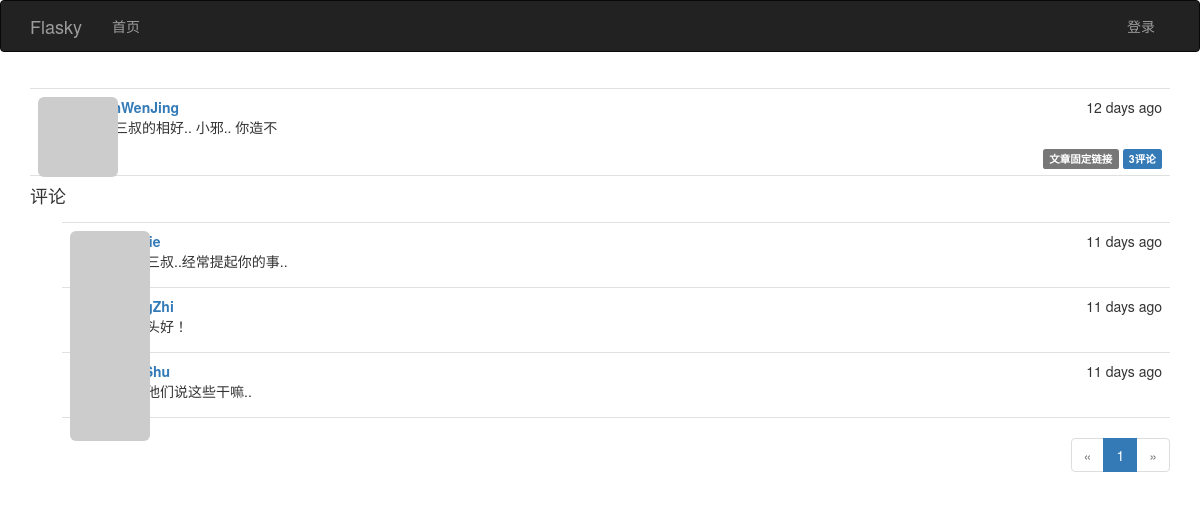
/post/115, run on the app's committed database.
### app/models.py (models this page shows, shortened)
class Post(db.Model):
              __tablename__ = 'posts'  #表名: posts
              id = db.Column(db.Integer, primary_key=True)  #列名： 文章id
              body = db.Column(db.Text)                     #列名:  文章内容
              timestamp = db.Column(db.DateTime, index=True, default=datetime.utcnow) #列名：时间戳
              author_id = db.Column(db.Integer, db.ForeignKey('users.id'))     #作者id 链接到users表的id
              body_html = db.Column(db.Text)      #列名: 博客文章HTML代码缓存（处理Markdown文本）
              comments = db.relationship('Comment', backref='post', lazy='dynamic')
              ''' 使用: python manage.py shell
                        Post.generate_fake(100)
              '''

class User(UserMixin, db.Model):
              __tablename__ = 'users'                                       #表名 users
              id = db.Column(db.Integer, primary_key=True)                  #列名 id
              email = db.Column(db.String(64), unique=True, index=True)     #列名 email （用户使用电子邮件进行登录）
              username = db.Column(db.String(64), unique=True, index=True)  #列名 username
              role_id = db.Column(db.Integer, db.ForeignKey('roles.id'))
              password_hash = db.Column(db.String(128))                     #列名: 密码哈希散列
              confirmed = db.Column(db.Boolean, default=False)              #列名: 注册用户确认 (1表示已验证, 0表示没有验证)
              name = db.Column(db.String(64))                               #列名: 真实姓名
              location = db.Column(db.String(64))                           #列名: 所在地
              about_me = db.Column(db.Text())                               #列名: 自我介绍
              member_since = db.Column(db.DateTime(), default=datetime.utcnow)  #列名: 注册日期
              last_seen = db.Column(db.DateTime(), default=datetime.utcnow)     #列名: 最后访问日期
              avatar_hash = db.Column(db.String(32))  #Gravatar头像生成的MD5值
              posts = db.relationship('Post', backref='author', lazy='dynamic') #外链到posts文章表
              followed = db.relationship('Follow',
                                         foreign_keys=[Follow.follower_id],             #foreign_keys参数指定外键,防止外键间的歧义
                                         backref=db.backref('follower', lazy='joined'), #lazy='joined'  加载记录,但使用联结
                                         lazy='dynamic',                                #lazy='dynamic' 不加载记录，但提供加载记录的查询
                                         cascade='all, delete-orphan')                  #启用所有默认层叠选项,而且删除孤儿记录
              followers = db.relationship('Follow',
                                          foreign_keys=[Follow.followed_id],
                                          backref=db.backref('followed', lazy='joined'),
                                          lazy='dynamic',
                                          cascade='all, delete-orphan')
              comments = db.relationship('Comment', backref='author', lazy='dynamic')
              @property  #@property作用是将方法函数变成了属性
              def password(self):
                            '''  password的只读属性(如果试图读取password属性的值,则会返回错误)  '''
                            raise AttributeError('password is not a readable attribute')
              def gravatar(self, size=100, default='identicon', rating='g'):
                            if request.is_secure:
                                          url = 'https://secure.gravatar.com/avatar'
                            else:
                                          url = 'http://www.gravatar.com/avatar'
                            hash = self.avatar_hash or hashlib.md5(self.email.encode('utf-8')).hexdigest()
                            return '{url}/{hash}?s={size}&d={default}&r={rating}'.format(url=url, hash=hash, size=size, default=default, rating=rating)
              ''' 使用: python manage.py shell
                       User.generate_fake(100)
              '''

class Comment(db.Model):
              __tablename__ = 'comments'
              id = db.Column(db.Integer, primary_key=True)
              body = db.Column(db.Text)
              body_html = db.Column(db.Text)
              timestamp = db.Column(db.DateTime, index=True, default=datetime.utcnow)
              disabled = db.Column(db.Boolean)
              author_id = db.Column(db.Integer, db.ForeignKey('users.id'))
              post_id = db.Column(db.Integer, db.ForeignKey('posts.id'))

### app/main/views.py (the view)
@main.route('/post/<int:id>', methods=['GET', 'POST'])
def post(id):
    post = Post.query.get_or_404(id)
    form = CommentForm()
    if form.validate_on_submit():
        comment = Comment(body=form.body.data, post=post, author=current_user._get_current_object())
        db.session.add(comment)
        flash(u'评论已发布.')
        return redirect(url_for('.post', id=post.id, page=-1))
    page = request.args.get('page', 1, type=int)
    if page == -1:
        page = (post.comments.count() -1) / current_app.config['FLASKY_COMMENTS_PER_PAGE'] + 1
    pagination = post.comments.order_by(Comment.timestamp.asc()).paginate(page, per_page=current_app.config['FLASKY_COMMENTS_PER_PAGE'], error_out=False)
    comments = pagination.items
    return render_template('post.html', posts=[post], form=form, comments=comments, pagination=pagination)

### app/auth/views.py (called while the page is built)
@auth.before_app_request
def before_request():
              ''' 2.更新已登录用户的访问时间 '''
              if current_user.is_authenticated():
                            current_user.ping()   #更新已登录用户的访问时间
                            if not current_user.confirmed \
                               and request.endpoint[:5] != 'auth.' \
                               and request.endpoint != 'static':
                                          return redirect(url_for('auth.unconfirmed'))

### app/main/__init__.py (called while the page is built)
@main.app_context_processor
def inject_permissions():
              return dict(Permission=Permission)

### app/main/views.py (called while the page is built)
@main.after_app_request
def after_request(response):
    for query in get_debug_queries():
        if query.duration >= current_app.config['FLASKY_SLOW_DB_QUERY_TIME']:
            current_app.logger.warning(
                'Slow query: %s\nParameters: %s\nDuration: %fs\nContext: %s\n'
                % (query.statement, query.parameters, query.duration,
                   query.context))
    return response

### app/models.py (called while the page is built)
              def can(self, permissions):
                            return False

              def is_administrator(self):
                            return False

### app/templates/post.html (shortened to what this page needs)
{% extends "base.html" %}
{% import "bootstrap/wtf.html" as wtf %}
{% import "_macros.html" as macros %}
{% block page_content %}
{% include '_posts.html' %}
<h4 id="comments">评论</h4>
{% include '_comments.html' %}
{% if pagination %}
<div class="pagination">
 {{ macros.pagination_widget(pagination, '.post', fragment="#comments", id=posts[0].id) }}
</div>
{% endif %}
{% endblock %}

### app/templates/_posts.html (shortened to what this page needs)
<ul class="posts">
{% for post in posts %}
<li class="post">
   <div class="post-thumbnail">
      <a href="{{ url_for('.user', username=post.author.username) }}">
      <img class="img-rounded profile-thumbnail" src="{{ post.author.gravatar(size=40) }}">
      </a>
   </div>
  <div class="post-content">
    <div class="post-date">{{ moment(post.timestamp).fromNow() }}</div>
    <div class="post-author"><a href="{{ url_for('.user', username=post.author.username) }}">{{ post.author.username }}</a></div>
    <div class="post-body">
    {% if post.body_html %}
        {{ post.body_html | safe }}
    {% else %}
        {{ post.body }}
    {% endif %}
    </div>
    <div class="post-footer">
    <a href="{{ url_for('.post', id=post.id) }}">
    <span class="label label-default">文章固定链接</span>
    </a>
    <a href="{{ url_for('.post', id=post.id) }}#comments">
    <span class="label label-primary">{{ post.comments.count()}}评论</span>
    </a>
    </div>
  </div>
</li>
{% endfor %}
</ul>

### app/templates/_comments.html (shortened to what this page needs)
<ul class="comments">
{% for comment in  comments %}
<li class="comment">
<div class="comment-thmbnail">
 <a href="{{ url_for('.user', username=comment.author.username) }}">
  <img class="img-rounded profile-thumbnail" src="{{ comment.author.gravatar(size=40) }}">
 </a>
</div>
<div class="comment-content">
 <div class="comment-date">{{ moment(comment.timestamp).fromNow() }}</div>
 <div class="comment-author">
  <a href="{{ url_for('.user', username=comment.author.username) }}">{{ comment.author.username}}</a>
</div>
<div class="comment-body">
{% if moderate or not comment.disabled %}
  {% if comment.body_html %}
        {{ comment.body_html | safe }}
  {% else %}
       {{ comment.body }}
  {% endif %}
{% endif %}
</div>
</div>
</li>
{% endfor%}
</ul>

### app/static/styles.css (style rules this page uses)
.profile-thumbnail { position: absolute; }
ul.posts { list-style-type: none; padding: 0px; margin: 16px 0px 0px 0px; border-top: 1px solid #e0e0e0; }
ul.posts li.post { padding: 8px; border-bottom: 1px solid #e0e0e0; }
div.post-date { float: right; }
div.post-author { font-weight: bold; }
div.post-thumbnail { position: absolute; }
div.post-content { margin-left: 48px; min-height: 48px; }
div.post-footer { text-align: right; }
div.pagination { width: 100%; text-align: right; padding: 0px; margin: 0px; }
ul.comments { list-style-type: none; padding: 0px; margin: 16px 0px 0px 0px; bborder-top: 1px solid #e0e0e0; }
ul.comments li.comment { margin-left: 32px; padding: 8px; border-bottom: 1px solid #e0e0e0; }
ul.comments li.comment:nth-child(1) { border-top: 1px solid #e0e0e0; }
div.comment-date { float: right; }
div.comment-author { font-weight: bold; }
div.comment-content { margin-left: 48px; min-height: 48px; }

### data on the page
Post: timestamp "12 days ago", author.username "ChenWenJing", body_html "我是三叔的相好.. 小邪.. 你造不", comments.count "3"
Comment: timestamp "11 days ago", body_html "我听三叔..经常提起你的事.."
Comment: timestamp "11 days ago", body_html "大姐头好！"
Comment: timestamp "11 days ago", body_html "你跟他们说这些干嘛.."

### other printed values
{{ p }} "1"
